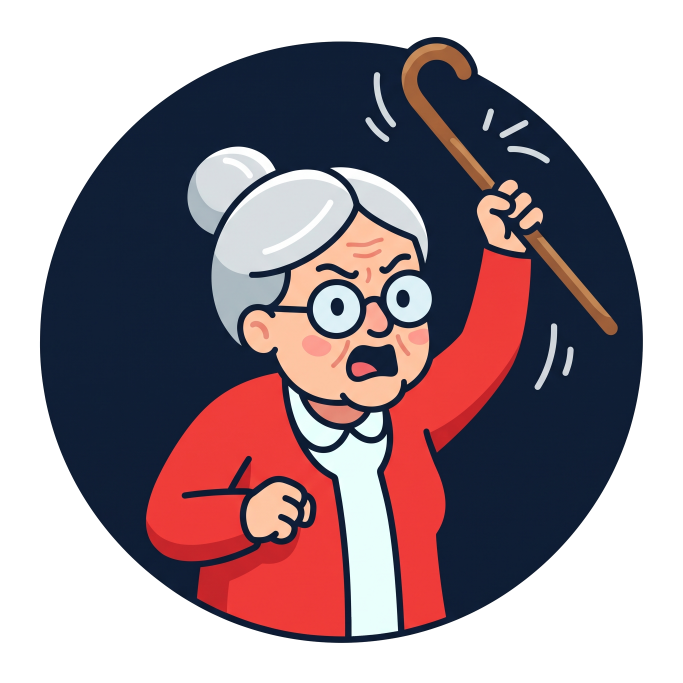
#> input picture assets/elsa.png, 2048 x 2048 px (shown at 1/3 size)
$ python icone.py
#> lines starting #> are read from the running program, lines starting #| are printed output that depends on the picture
#!/usr/bin/env python3
"""Rigenera logo e favicon del sito (docs/img/) dall'immagine originale assets/elsa.png.

L'originale (2048 px, 2,5 MB) resta fuori da docs/, così il sito pubblica solo le versioni leggere:
  elsa.png              512 px  README e guida
  elsa-192.png          192 px  pulsante "goodbye Elsa !!" in alto a sinistra, icona per Android
  apple-touch-icon.png  180 px  icona su iPhone/iPad (sfondo pieno: iOS riempie di nero la trasparenza)
  favicon-32.png         32 px  icona nella scheda del browser
Richiede Pillow (requirements-dev.txt). Uso: python scripts/icone.py
"""
from __future__ import annotations

import sys
from pathlib import Path

from PIL import Image

ROOT = Path(__file__).resolve().parent.parent
ORIGINALE = ROOT / "assets" / "elsa.png"
OUT = ROOT / "docs" / "img"
SFONDO_IOS = (247, 247, 244, 255)  # --page di docs/style.css (tema chiaro)


def quadrato(im: Image.Image, margine: float = 0.0) -> Image.Image:
    """Ritaglia i bordi trasparenti e centra il disegno in un quadrato, con un margine (frazione del lato)."""
    im = im.crop(im.getchannel("A").getbbox())
    lato = round(max(im.size) * (1 + 2 * margine))
    tela = Image.new("RGBA", (lato, lato), (0, 0, 0, 0))
    tela.alpha_composite(im, ((lato - im.width) // 2, (lato - im.height) // 2))
    return tela


def salva(im: Image.Image, nome: str, lato: int) -> None:
    # disegno a tinte piatte: con 256 colori non cambia a occhio e il file pesa circa un decimo
    im = im.resize((lato, lato), Image.Resampling.LANCZOS)
    im.quantize(256, method=Image.Quantize.FASTOCTREE, dither=Image.Dither.NONE).save(OUT / nome, optimize=True)
    print(f"  {nome:22} {lato:>4} px  {(OUT / nome).stat().st_size // 1024:>4} KB")


def main() -> int:
    OUT.mkdir(parents=True, exist_ok=True)
    elsa = Image.open(ORIGINALE).convert("RGBA")
#> elsa is the input picture: PIL image 2048x2048 RGBA; mean R, G, B, A 60.8, 44.5, 51.3, 156.3
    print(f"Icone da {ORIGINALE.relative_to(ROOT)} in {OUT.relative_to(ROOT)}:")
    pieno = quadrato(elsa)  # nelle icone piccole conta ogni pixel: niente margine
#> in quadrato, `im = im.crop(im.getchannel("A").getbbox())`:
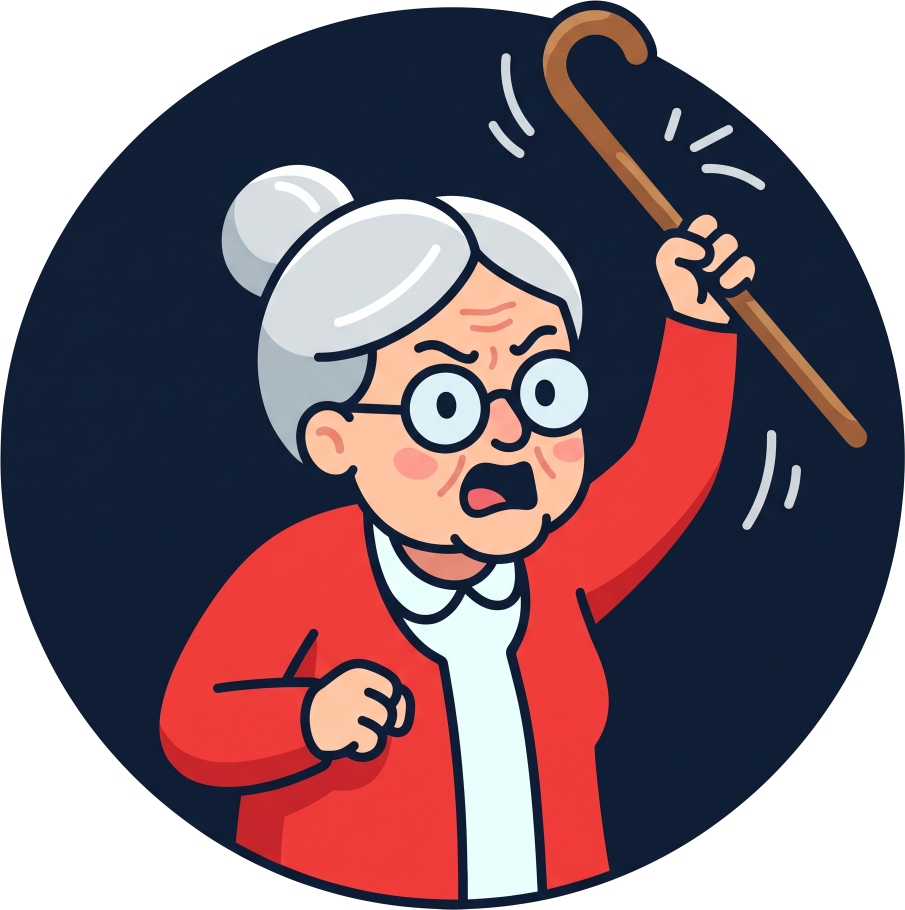
#> im: PIL image 1810x1819 RGBA (shown at 1/2 size); mean R, G, B, A 77.4, 56.8, 65.4, 199.1; transparent parts drawn white
#> in quadrato, `tela = Image.new("RGBA", (lato, lato), (0, 0, 0, 0))`: tela: PIL image 1819x1819 RGBA; every value is 0
#> in quadrato, `tela.alpha_composite(im, ((lato - im.width) // 2, (lato - im.height) /..`:
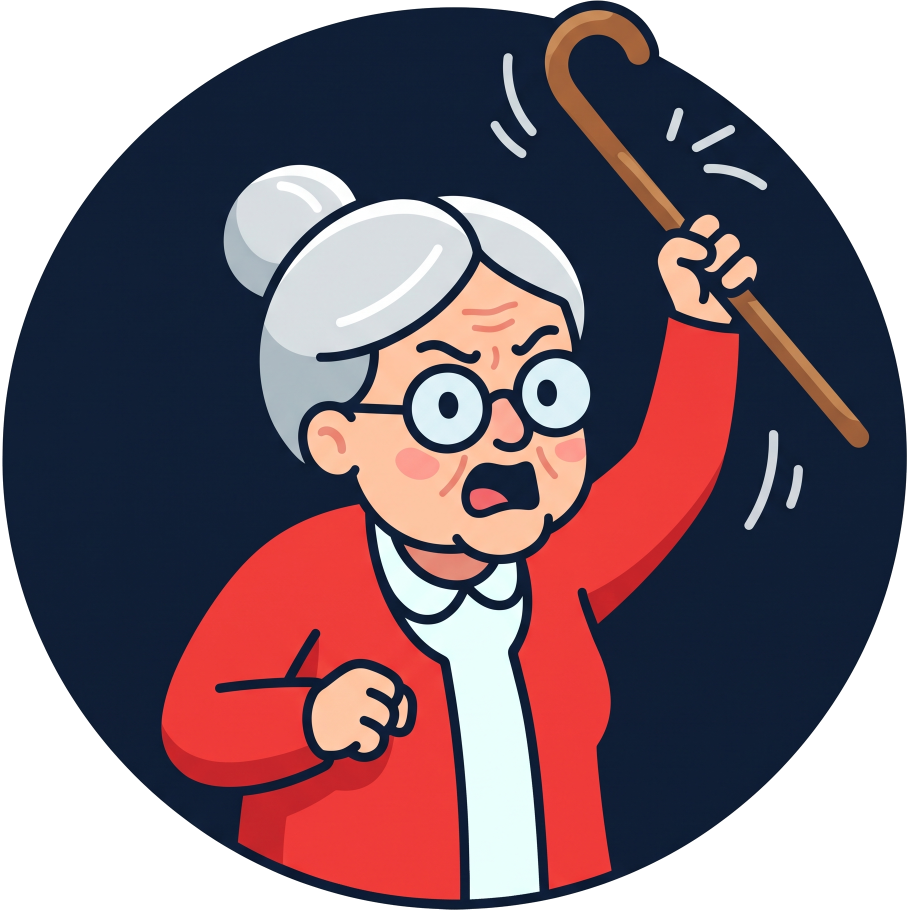
#> tela: PIL image 1819x1819 RGBA (shown at 1/2 size); mean R, G, B, A 77, 56.5, 65.1, 198.1; transparent parts drawn white
    salva(quadrato(elsa, 0.02), "elsa.png", 512)
#> call 2 of quadrato, with margine = 0.02
#> in quadrato (call 2), `tela = Image.new("RGBA", (lato, lato), (0, 0, 0, 0))`: tela: PIL image 1892x1892 RGBA; every value is 0
#> in quadrato (call 2), `tela.alpha_composite(im, ((lato - im.width) // 2, (lato - im.height) /..`:
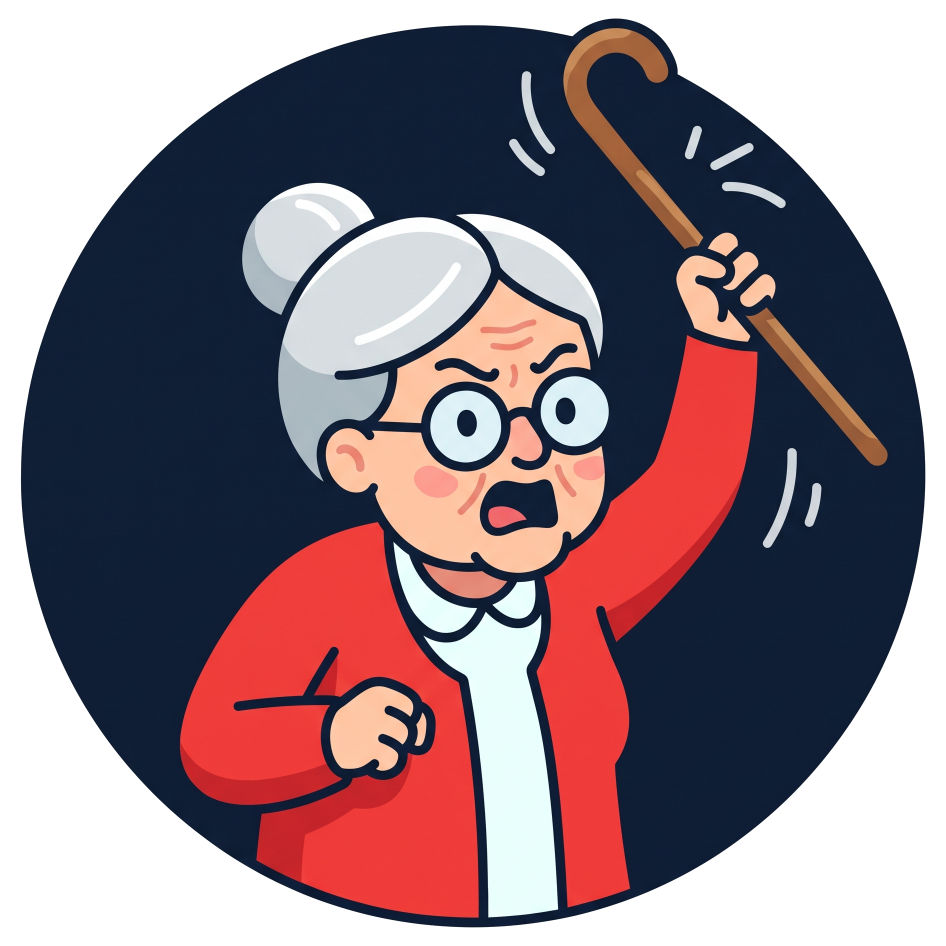
#> tela: PIL image 1892x1892 RGBA (shown at 1/2 size); mean R, G, B, A 71.2, 52.2, 60.2, 183.1; transparent parts drawn white
#> in salva, `im = im.resize((lato, lato), Image.Resampling.LANCZOS)`:
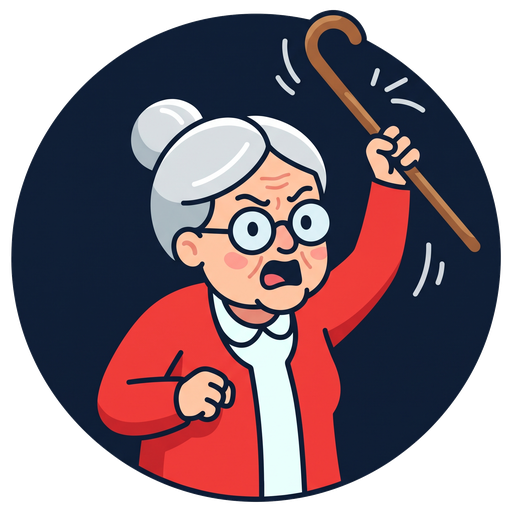
#> im: PIL image 512x512 RGBA; mean R, G, B, A 72.2, 53.2, 61.3, 183.1; transparent parts drawn white
#> in salva, `im.quantize(256, method=Image.Quantize.FASTOCTREE, dither=Image.Dither..`:
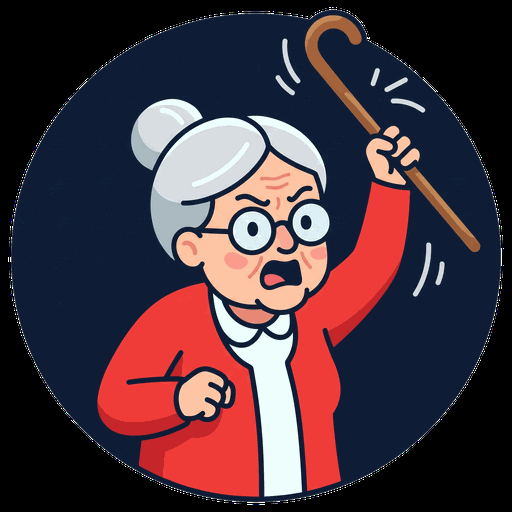
#> saved as elsa.png: PIL image 512x512 P; mean R, G, B 71.7, 52.8, 61.1
    salva(pieno, "elsa-192.png", 192)
    salva(pieno, "favicon-32.png", 32)
    ios = Image.new("RGBA", pieno.size, SFONDO_IOS)
    ios.alpha_composite(quadrato(elsa, 0.08).resize(pieno.size, Image.Resampling.LANCZOS))
    salva(ios.convert("RGB"), "apple-touch-icon.png", 180)
    return 0


if __name__ == "__main__":
#> (the run stopped early here; a loop or call above may not have finished)
